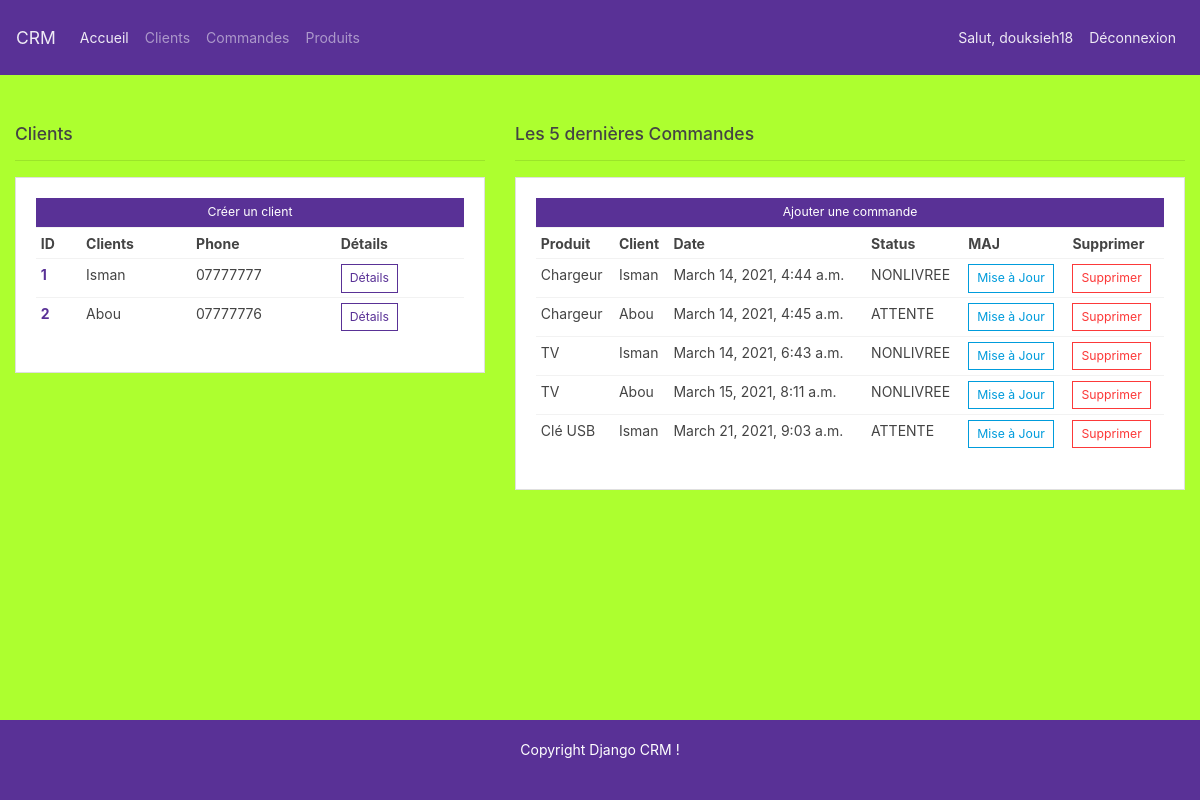
The app's page / (signed in), older data.
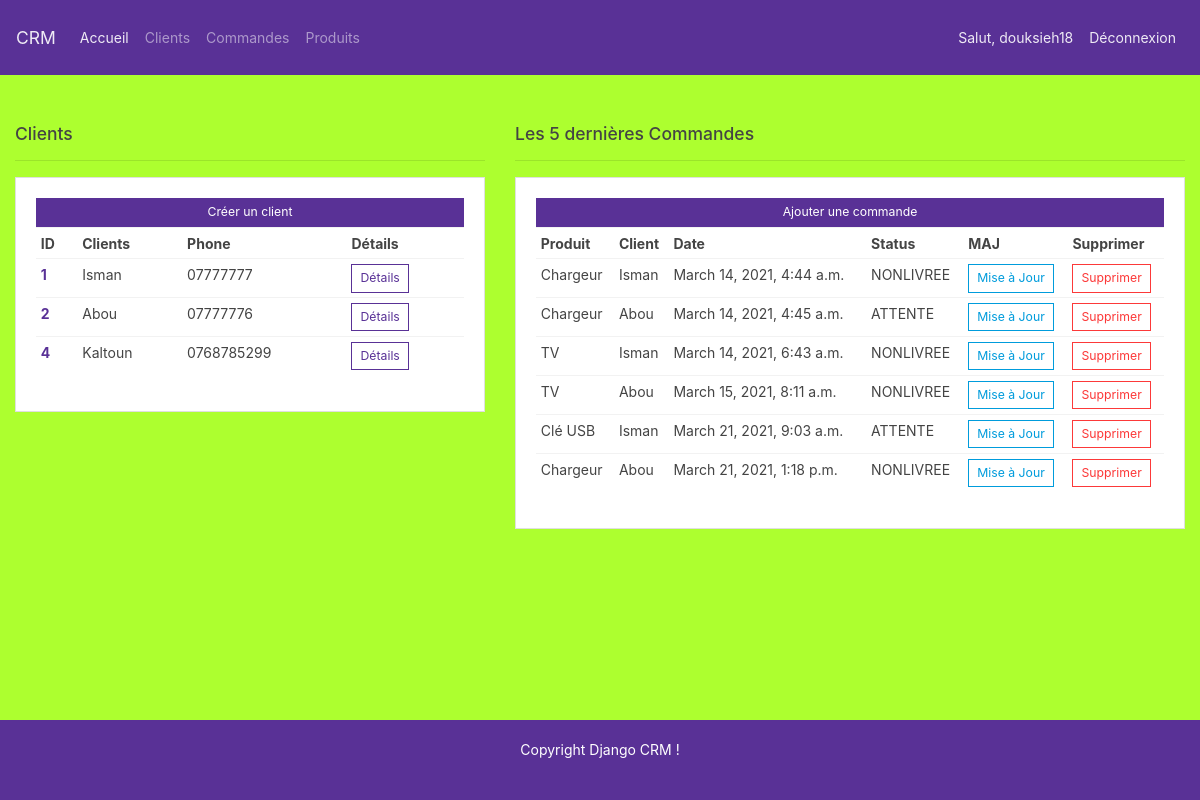
The same page, newer data.
### client/models.py (models this page shows)
class Client(models.Model):
    nom = models.CharField(max_length=200,null=True)
    phone = models.CharField(max_length=200,null=True)
    date_creation = models.DateTimeField(auto_now_add=True)
    def __str__(self):
        return self.nom

### commande/models.py (models this page shows, shortened)
class Commande(models.Model):
    STATUS=(('ATTENTE','EN ATTENTE'),('NONLIVREE','EN COURS DE LIVRAISON'),('LIVRE','LIVRÉ'))
    client = models.ForeignKey(Client,null=True,on_delete=models.SET_NULL,default=1)
    produits = models.ForeignKey(Produit,null=True,on_delete=models.SET_NULL,default=1)
    status = models.CharField(max_length=200,null=True,choices=STATUS,default=1)
    date_creation = models.DateTimeField(auto_now_add=True)

### produit/models.py (models this page shows)
class Produit(models.Model):
    nom = models.CharField(max_length=200,null=True)
    prix = models.FloatField(null=True)
    date_creation = models.DateTimeField(auto_now_add=True)
    tag = models.ManyToManyField(Tag)
    def __str__(self):
        return self.nom

### produit/views.py (the view)
# urls.py: path('',views.home,name='home'),
@login_required(login_url='login')
def home(request):
    commandes = Commande.objects.all()
    clients = Client.objects.all()
    context = {'cmds':commandes,'clients':clients}
    return render(request,'produit/accueil.html',context=context)

### templates/produit/accueil.html
{% extends 'base.html' %}
{% block content %}
<div class="row">
    <div class="col-md-5">
        <h5>Clients</h5>
        <hr>
        <div class="card card-body">
            <a href="" class="btn btn-primary btn-sm btn-block">Créer un client</a>
            <table class="table table-sm">
                <tr>
                    <th>ID</th>
                    <th>Clients</th>
                    <th>Phone</th>
                    <th>Détails</th>
                </tr>
                {% for client in clients %}
                   <tr>
                        <td> <strong style="color:blue;"><a href="{% url 'client_id' client.id %}">{{ client.id}}</a></strong> </td>
                        <td>{{ client.nom}}</td>
                        <td>{{ client.phone}}</td>
                        <td><a class="btn btn-sm btn-outline-primary"  href="{% url 'client_id' client.id %}">Détails</a></td>
                    </tr>
                {% endfor %}
            </table>
        </div>
    </div>
    <div class="col-md-7">
        <h5>Les 5 dernières Commandes</h5>
        <hr>
        <div class="card card-body">
            <a href="{% url 'ajout_cmd' %}" class="btn btn-primary btn-sm btn-block">Ajouter une commande</a>
            <table class="table table-sm">
                <tr>
                    <th>Produit</th>
                    <th>Client</th>
                    <th>Date</th>
                    <th>Status</th>
                    <th>MAJ</th>
                    <th>Supprimer</th>
                </tr>
                {% for cmd in cmds %}
                   <tr>
                        <td>{{ cmd.produits}}</td>
                        <td>{{ cmd.client}}</td>
                        <td>{{ cmd.date_creation }}</td>
                        <td>{{ cmd.status }}</td>
                        <td> <a class="btn btn-sm btn-outline-info"  href="{% url 'modif_cmd' cmd.id %}">Mise à Jour</a> </td>
                        <td> <a class="btn btn-sm btn-outline-danger" data-action="delete" data-target="#block_{{ cmd.id }}"  href="{% url 'delete_cmd' cmd.id %}">Supprimer</a> </td>
                    </tr>
                {% endfor %}
            </table>
        </div>
    </div>
</div>
{% endblock  %}

### templates/base.html (shortened to what this page needs)
{% load static %}
<!DOCTYPE html>
<html lang="en">
<head>
    <link rel="stylesheet"  type="text/css" href="{% static 'css/style.css' %}">
    <link rel="stylesheet"  type="text/css" href="{% static 'css/app.css' %}">
    <link rel="stylesheet" href="https://use.fontawesome.com/releases/v5.6.1/css/all.css">
</head>
<body>
    {% include 'partials/header.html' %}
    <div class="container-fluid mb-5 mt-5">
            {% block content %}
            {% endblock  %}
        </div>
    {% include 'partials/footer.html' %}
</body>
</html>

### templates/partials/header.html (shortened to what this page needs)
<nav class="navbar navbar-expand-lg navbar-dark bg-primary">
    <a class="navbar-brand" href="{% url 'home' %}">CRM</a>
    {% if  user.is_authenticated %}
    <div class="collapse navbar-collapse" id="navbarColor01">
        <ul class="navbar-nav mr-auto">
            <li class="nav-item active">
            <a class="nav-link" href="{% url 'home' %}">Accueil
            </a>
            </li>
            <li class="nav-item">
            <a class="nav-link" href="{% url 'client-list' %}">Clients</a>
            </li>
            <li class="nav-item">
            <a class="nav-link" href="#">Commandes</a>
            </li>
            <li class="nav-item">
            <a class="nav-link" href="#">Produits</a>
            </li>
        </ul>
        <ul class="navbar-nav ml-auto">
            <li class="nav-item active">
                <a href="#" class="nav-link"><span >Salut, {{request.user}}</span></a>
            </li>
            <li class="nav-item active">
                <a href="{% url 'logout' %}" class="nav-link">Déconnexion</a>
            </li>
        </ul>
    </div>
    {% endif %}
</nav>

### templates/partials/footer.html
<footer class="footer" >
    <div>
        <p>Copyright Django CRM !</p>
    </div>
</footer>

### static/css/app.css (style rules this page uses)
body { background-color: greenyellow; }
.footer { position: absolute; bottom: 0; width: 100%; height: 80px; line-height: 60px; color:white; background-color: #593196; text-align: center; }

Row changes from the older to the newer data that the page shows:
added Client: id "4", nom "Kaltoun", phone "0768785299"
added Commande: produits "Chargeur", client "Abou", date_creation "March 21, 2021, 1:18 p.m.", status "NONLIVREE"
